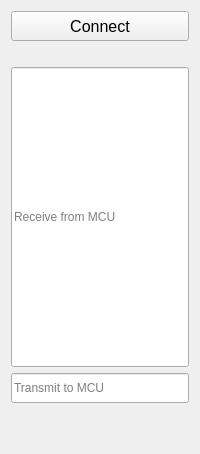
             <widget class="QWidget" name="tExternalMCU">
              <attribute name="title">
               <string>External MCU</string>
              </attribute>
              <layout class="QVBoxLayout" name="verticalLayout_21">
               <item>
                <widget class="QPushButton" name="pbExternalControllerConnect">
                 <property name="minimumSize">
                  <size>
                   <width>100</width>
                   <height>30</height>
                  </size>
                 </property>
                 <property name="maximumSize">
                  <size>
                   <width>200</width>
                   <height>50</height>
                  </size>
                 </property>
                 <property name="font">
                  <font>
                   <pointsize>12</pointsize>
                   <weight>50</weight>
                   <bold>false</bold>
                   <kerning>true</kerning>
                  </font>
                 </property>
                 <property name="toolTip">
                  <string>Connect External Controller</string>
                 </property>
                 <property name="text">
                  <string>Connect</string>
                 </property>
                </widget>
               </item>
               <item>
                <widget class="QLabel" name="lbExternalCOMName">
                 <property name="styleSheet">
                  <string notr="true">color: rgb(255, 0, 0);</string>
                 </property>
                 <property name="text">
                  <string/>
                 </property>
                </widget>
               </item>
               <item>
                <widget class="QLineEdit" name="leReceiveFromMCU">
                 <property name="minimumSize">
                  <size>
                   <width>0</width>
                   <height>300</height>
                  </size>
                 </property>
                 <property name="text">
                  <string/>
                 </property>
                 <property name="readOnly">
                  <bool>true</bool>
                 </property>
                 <property name="placeholderText">
                  <string>Receive from MCU</string>
                 </property>
                 <property name="clearButtonEnabled">
                  <bool>false</bool>
                 </property>
                </widget>
               </item>
               <item>
                <widget class="QLineEdit" name="leTransmitToMCU">
                 <property name="minimumSize">
                  <size>
                   <width>0</width>
                   <height>30</height>
                  </size>
                 </property>
                 <property name="text">
                  <string/>
                 </property>
                 <property name="placeholderText">
                  <string>Transmit to MCU</string>
                 </property>
                </widget>
               </item>
               <item>
                <spacer name="verticalSpacer_4">
                 <property name="orientation">
                  <enum>Qt::Vertical</enum>
                 </property>
                 <property name="sizeHint" stdset="0">
                  <size>
                   <width>20</width>
                   <height>40</height>
                  </size>
                 </property>
                </spacer>
               </item>
              </layout>
             </widget>
